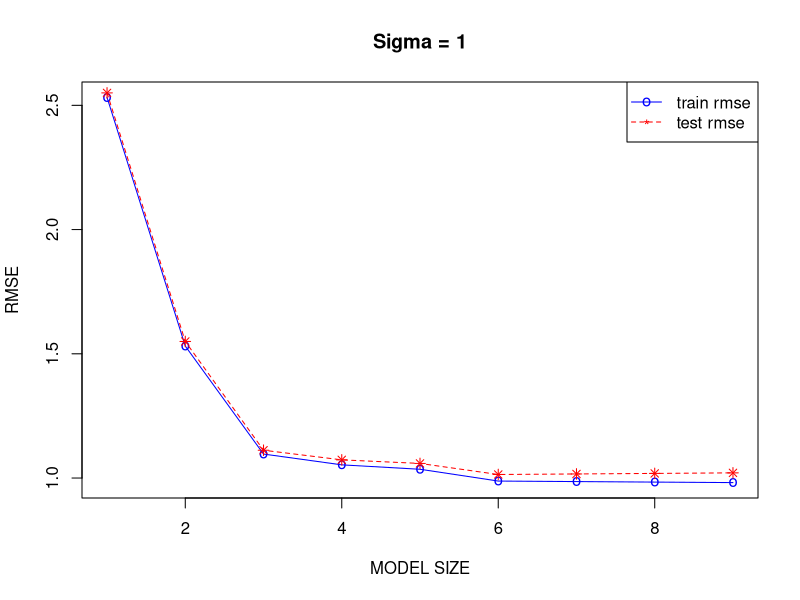
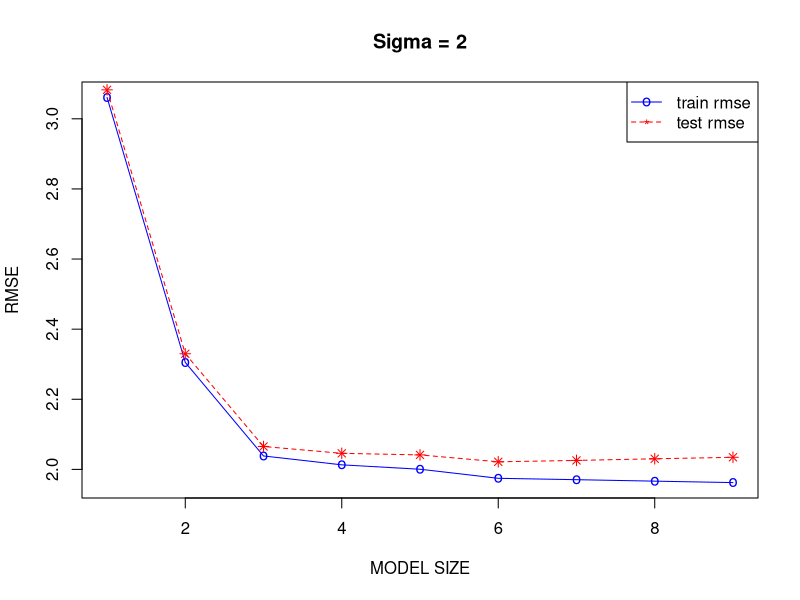
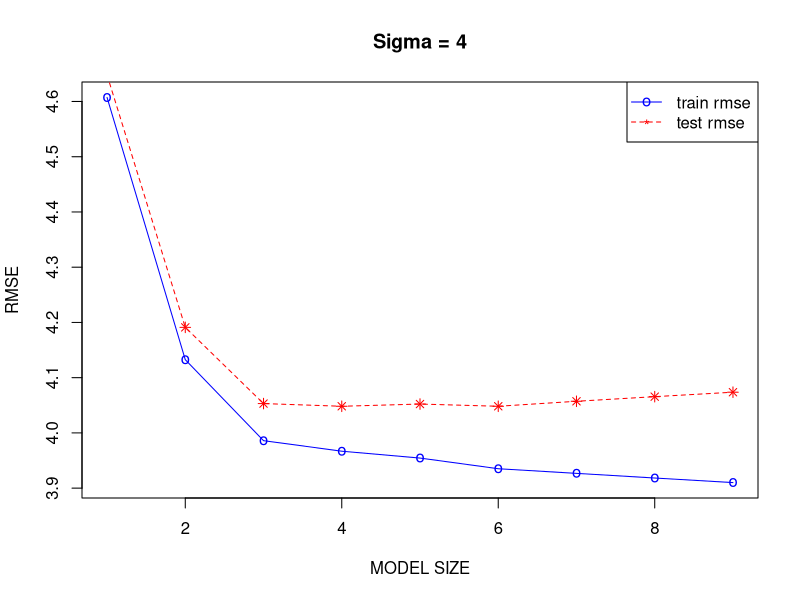
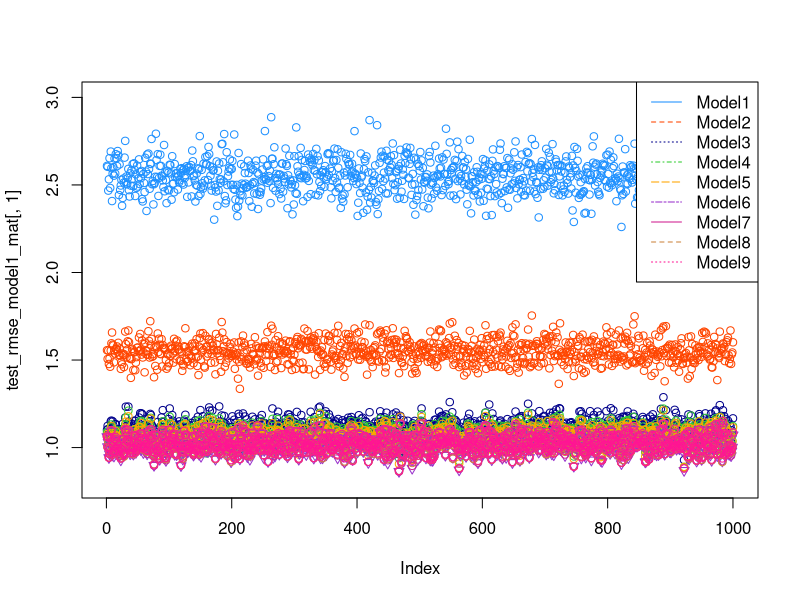
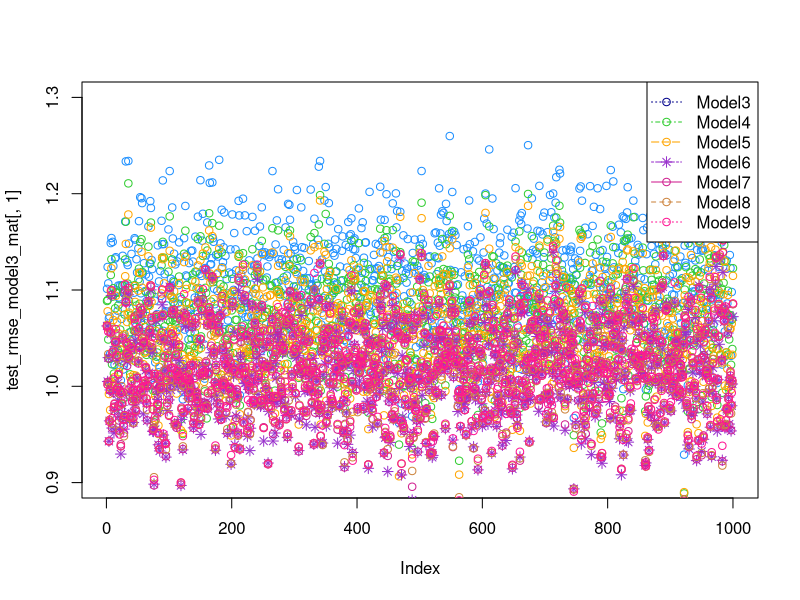
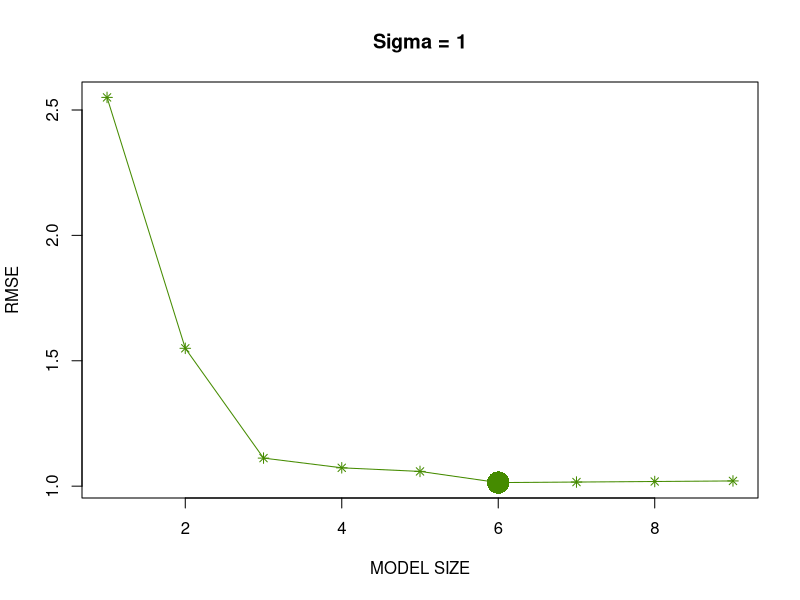
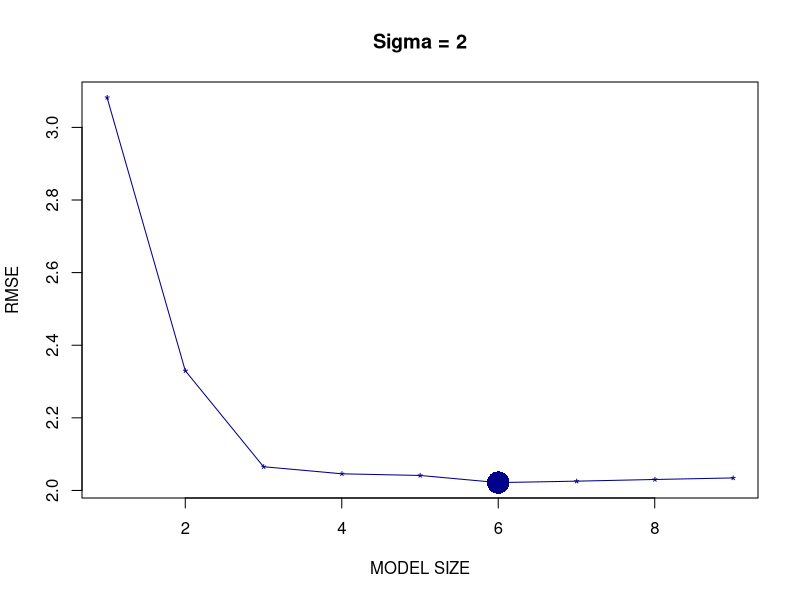
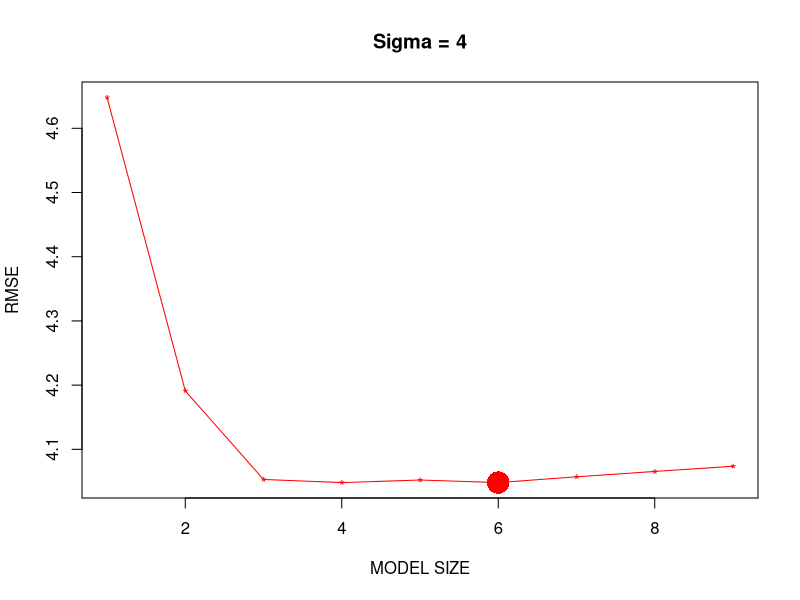

Source code (R) for these figures, in order: (Note: a time limit stopped this script after it produced the figures.)
## ---- chunk 1
birthday = 19770411
set.seed(birthday)

beta_0 = 3
beta_1 = 1
beta_2 = 1
beta_3 = 1
n = 25
sigma = c(1,5,10)

exer_data = read.csv("study_1.csv")

for(s in 1:length(sigma)){
  epsilon = rnorm(n,mean = 0,sd = sigma[s])
  exer_data[,1] = beta_0 + beta_1 * exer_data[,2] + beta_2 * exer_data[,3] + beta_3 * exer_data[,4] + epsilon
  null_model = lm(y~1,data=exer_data)
  full_model = lm(y~x1+x2+x3,data=exer_data)
  print (paste("Sigma:",sigma[s]," F Statistics:",anova(null_model,full_model)$F[2],"P Value:",anova(null_model,full_model)$'Pr(>F)'[2], "R Squared:",summary(full_model)$r.squared))
}
## ---- chunk 2
birthday = 19770411
set.seed(birthday)

beta_0 = 3
beta_1 = 0
beta_2 = 0
beta_3 = 0
n = 25
sigma = c(1,5,10)

exer_data = read.csv("study_1.csv")

for(s in 1:length(sigma)){
  epsilon = rnorm(n,mean = 0,sd = sigma[s])
  exer_data[,1] = beta_0 + beta_1 * exer_data[,2] + beta_2 * exer_data[,3] + beta_3 * exer_data[,4] + epsilon
  null_model = lm(y~1,data=exer_data)
  full_model = lm(y~x1+x2+x3,data=exer_data)
  print (paste("Sigma:",sigma[s]," F Statistics:",anova(null_model,full_model)$F[2],"P Value:",anova(null_model,full_model)$'Pr(>F)'[2], "R Squared:",summary(full_model)$r.squared))
}
## ---- chunk 3
birthday = 19770411
set.seed(birthday)

beta_0 = 0
beta_1 = 5
beta_2 = -4
beta_3 = 1.6
beta_4 = -1.1
beta_5 = 0.7
beta_6 = 0.3
n = 500
no_loop = 1000
sigma = c(1,2,4)
sig_data = read.csv("study_2.csv")


mlr_sim = function(data,sd=1){
  epsilon = rnorm(n,mean = 0,sd = sd)
  data[,1] = beta_0 + beta_1 * data[,2] + beta_2 * data[,3] + beta_3 * data[,4] + beta_4 * data[,5] + beta_5 * data[,6] + beta_6 * data[,7] + epsilon
  data
}
train_rmse_model1_mat = cbind(sigma_1=rep(0,no_loop),sigma_2=rep(0,no_loop),sigma_4=rep(0,no_loop))
train_rmse_model2_mat = cbind(sigma_1=rep(0,no_loop),sigma_2=rep(0,no_loop),sigma_4=rep(0,no_loop))
train_rmse_model3_mat = cbind(sigma_1=rep(0,no_loop),sigma_2=rep(0,no_loop),sigma_4=rep(0,no_loop))
train_rmse_model4_mat = cbind(sigma_1=rep(0,no_loop),sigma_2=rep(0,no_loop),sigma_4=rep(0,no_loop))
train_rmse_model5_mat = cbind(sigma_1=rep(0,no_loop),sigma_2=rep(0,no_loop),sigma_4=rep(0,no_loop))
train_rmse_model6_mat = cbind(sigma_1=rep(0,no_loop),sigma_2=rep(0,no_loop),sigma_4=rep(0,no_loop))
train_rmse_model7_mat = cbind(sigma_1=rep(0,no_loop),sigma_2=rep(0,no_loop),sigma_4=rep(0,no_loop))
train_rmse_model8_mat = cbind(sigma_1=rep(0,no_loop),sigma_2=rep(0,no_loop),sigma_4=rep(0,no_loop))
train_rmse_model9_mat = cbind(sigma_1=rep(0,no_loop),sigma_2=rep(0,no_loop),sigma_4=rep(0,no_loop))

test_rmse_model1_mat = cbind(sigma_1=rep(0,no_loop),sigma_2=rep(0,no_loop),sigma_4=rep(0,no_loop))
test_rmse_model2_mat = cbind(sigma_1=rep(0,no_loop),sigma_2=rep(0,no_loop),sigma_4=rep(0,no_loop))
test_rmse_model3_mat = cbind(sigma_1=rep(0,no_loop),sigma_2=rep(0,no_loop),sigma_4=rep(0,no_loop))
test_rmse_model4_mat = cbind(sigma_1=rep(0,no_loop),sigma_2=rep(0,no_loop),sigma_4=rep(0,no_loop))
test_rmse_model5_mat = cbind(sigma_1=rep(0,no_loop),sigma_2=rep(0,no_loop),sigma_4=rep(0,no_loop))
test_rmse_model6_mat = cbind(sigma_1=rep(0,no_loop),sigma_2=rep(0,no_loop),sigma_4=rep(0,no_loop))
test_rmse_model7_mat = cbind(sigma_1=rep(0,no_loop),sigma_2=rep(0,no_loop),sigma_4=rep(0,no_loop))
test_rmse_model8_mat = cbind(sigma_1=rep(0,no_loop),sigma_2=rep(0,no_loop),sigma_4=rep(0,no_loop))
test_rmse_model9_mat = cbind(sigma_1=rep(0,no_loop),sigma_2=rep(0,no_loop),sigma_4=rep(0,no_loop))
train_rmse_mat = cbind(sigma_1=rep(0,9),sigma_2=rep(0,9),sigma_4=rep(0,9))
test_rmse_mat = cbind(sigma_1=rep(0,9),sigma_2=rep(0,9),sigma_4=rep(0,9))

for(s in 1:length(sigma)){
  model1_counter = 0 
  model2_counter = 0 
  model3_counter = 0 
  model4_counter = 0 
  model5_counter = 0 
  model6_counter = 0 
  model7_counter = 0 
  model8_counter = 0 
  model9_counter = 0 
  
  for(i in 1:no_loop){
    #epsilon = rnorm(n,mean = 0, sd = sigma[s])
    mlr_data=mlr_sim(sig_data,sd=sigma[s])
    
    trn_idx = sample(1:nrow(mlr_data), 250)
    n_test = nrow(mlr_data) - length(trn_idx)
    
    model1 = lm(y~x1,data=mlr_data[trn_idx,])
    model2 = lm(y~x1+x2,data=mlr_data[trn_idx,])
    model3 = lm(y~x1+x2+x3,data=mlr_data[trn_idx,])
    model4 = lm(y~x1+x2+x3+x4,data=mlr_data[trn_idx,])
    model5 = lm(y~x1+x2+x3+x4+x5,data=mlr_data[trn_idx,])
    model6 = lm(y~x1+x2+x3+x4+x5+x6,data=mlr_data[trn_idx,])
    model7 = lm(y~x1+x2+x3+x4+x5+x6+x7,data=mlr_data[trn_idx,])
    model8 = lm(y~x1+x2+x3+x4+x5+x6+x7+x8,data=mlr_data[trn_idx,])
    model9 = lm(y~x1+x2+x3+x4+x5+x6+x7+x8+x9,data=mlr_data[trn_idx,])
    
    model1_counter = model1_counter + 1
    model2_counter = model2_counter + 1
    model3_counter = model3_counter + 1 
    model4_counter = model4_counter + 1 
    model5_counter = model5_counter + 1
    model6_counter = model6_counter + 1 
    model7_counter = model7_counter + 1
    model8_counter = model8_counter + 1
    model9_counter = model9_counter + 1
    
    newdata_model1 = subset(mlr_data[-trn_idx,],select=c("x1"))
    newdata_model2 = subset(mlr_data[-trn_idx,],select=c("x1","x2"))
    newdata_model3 = subset(mlr_data[-trn_idx,],select=c("x1","x2","x3"))
    newdata_model4 = subset(mlr_data[-trn_idx,],select=c("x1","x2","x3","x4"))
    newdata_model5 = subset(mlr_data[-trn_idx,],select=c("x1","x2","x3","x4","x5"))
    newdata_model6 = subset(mlr_data[-trn_idx,],select=c("x1","x2","x3","x4","x5","x6"))
    newdata_model7 = subset(mlr_data[-trn_idx,],select=c("x1","x2","x3","x4","x5","x6","x7"))
    newdata_model8 = subset(mlr_data[-trn_idx,],select=c("x1","x2","x3","x4","x5","x6","x7","x8"))
    newdata_model9 = subset(mlr_data[-trn_idx,],select=c("x1","x2","x3","x4","x5","x6","x7","x8","x9"))    
    
    train_rmse_model1 = sqrt(sum((mlr_data[trn_idx,]$y - predict(model1))^2) / length(trn_idx))
    train_rmse_model2 = sqrt(sum((mlr_data[trn_idx,]$y - predict(model2))^2) / length(trn_idx))
    train_rmse_model3 = sqrt(sum((mlr_data[trn_idx,]$y - predict(model3))^2) / length(trn_idx))
    train_rmse_model4 = sqrt(sum((mlr_data[trn_idx,]$y - predict(model4))^2) / length(trn_idx))
    train_rmse_model5 = sqrt(sum((mlr_data[trn_idx,]$y - predict(model5))^2) / length(trn_idx))
    train_rmse_model6 = sqrt(sum((mlr_data[trn_idx,]$y - predict(model6))^2) / length(trn_idx))
    train_rmse_model7 = sqrt(sum((mlr_data[trn_idx,]$y - predict(model7))^2) / length(trn_idx))
    train_rmse_model8 = sqrt(sum((mlr_data[trn_idx,]$y - predict(model8))^2) / length(trn_idx))
    train_rmse_model9 = sqrt(sum((mlr_data[trn_idx,]$y - predict(model9))^2) / length(trn_idx))
    train_rmse_model1_mat[i,s] = train_rmse_model1
    train_rmse_model2_mat[i,s] = train_rmse_model2
    train_rmse_model3_mat[i,s] = train_rmse_model3
    train_rmse_model4_mat[i,s] = train_rmse_model4
    train_rmse_model5_mat[i,s] = train_rmse_model5
    train_rmse_model6_mat[i,s] = train_rmse_model6
    train_rmse_model7_mat[i,s] = train_rmse_model7
    train_rmse_model8_mat[i,s] = train_rmse_model8
    train_rmse_model9_mat[i,s] = train_rmse_model9    
    
    test_rmse_model1 = sqrt(sum((mlr_data[-trn_idx,]$y - predict(model1,newdata=newdata_model1))^2) / n_test)
    test_rmse_model2 = sqrt(sum((mlr_data[-trn_idx,]$y - predict(model2,newdata=newdata_model2))^2) / n_test)
    test_rmse_model3 = sqrt(sum((mlr_data[-trn_idx,]$y - predict(model3,newdata=newdata_model3))^2) / n_test)
    test_rmse_model4 = sqrt(sum((mlr_data[-trn_idx,]$y - predict(model4,newdata=newdata_model4))^2) / n_test)
    test_rmse_model5 = sqrt(sum((mlr_data[-trn_idx,]$y - predict(model5,newdata=newdata_model5))^2) / n_test)
    test_rmse_model6 = sqrt(sum((mlr_data[-trn_idx,]$y - predict(model6,newdata=newdata_model6))^2) / n_test)
    test_rmse_model7 = sqrt(sum((mlr_data[-trn_idx,]$y - predict(model7,newdata=newdata_model7))^2) / n_test)
    test_rmse_model8 = sqrt(sum((mlr_data[-trn_idx,]$y - predict(model8,newdata=newdata_model8))^2) / n_test)
    test_rmse_model9 = sqrt(sum((mlr_data[-trn_idx,]$y - predict(model9,newdata=newdata_model9))^2) / n_test)
    test_rmse_model1_mat[i,s] = test_rmse_model1
    test_rmse_model2_mat[i,s] = test_rmse_model2
    test_rmse_model3_mat[i,s] = test_rmse_model3
    test_rmse_model4_mat[i,s] = test_rmse_model4
    test_rmse_model5_mat[i,s] = test_rmse_model5
    test_rmse_model6_mat[i,s] = test_rmse_model6
    test_rmse_model7_mat[i,s] = test_rmse_model7
    test_rmse_model8_mat[i,s] = test_rmse_model8
    test_rmse_model9_mat[i,s] = test_rmse_model9
  }
  
  print (paste("Number of times the model : 1 trained for alpha:",sigma[s]," is: ",model1_counter))
  print (paste("Number of times the model : 2 trained for alpha:",sigma[s]," is: ",model2_counter))
  print (paste("Number of times the model : 3 trained for alpha:",sigma[s]," is: ",model3_counter))
  print (paste("Number of times the model : 4 trained for alpha:",sigma[s]," is: ",model4_counter))
  print (paste("Number of times the model : 5 trained for alpha:",sigma[s]," is: ",model5_counter))
  print (paste("Number of times the model : 6 trained for alpha:",sigma[s]," is: ",model6_counter))  
  print (paste("Number of times the model : 7 trained for alpha:",sigma[s]," is: ",model7_counter))  
  print (paste("Number of times the model : 8 trained for alpha:",sigma[s]," is: ",model8_counter))  
  print (paste("Number of times the model : 9 trained for alpha:",sigma[s]," is: ",model9_counter))  

}
for(s in 1:length(sigma)){
  train_rmse_mat[1,s] = mean(train_rmse_model1_mat[,s])
  train_rmse_mat[2,s] = mean(train_rmse_model2_mat[,s])
  train_rmse_mat[3,s] = mean(train_rmse_model3_mat[,s])
  train_rmse_mat[4,s] = mean(train_rmse_model4_mat[,s])
  train_rmse_mat[5,s] = mean(train_rmse_model5_mat[,s])
  train_rmse_mat[6,s] = mean(train_rmse_model6_mat[,s])
  train_rmse_mat[7,s] = mean(train_rmse_model7_mat[,s])
  train_rmse_mat[8,s] = mean(train_rmse_model8_mat[,s])
  train_rmse_mat[9,s] = mean(train_rmse_model9_mat[,s])  
  
  test_rmse_mat[1,s] = mean(test_rmse_model1_mat[,s])
  test_rmse_mat[2,s] = mean(test_rmse_model2_mat[,s])
  test_rmse_mat[3,s] = mean(test_rmse_model3_mat[,s])
  test_rmse_mat[4,s] = mean(test_rmse_model4_mat[,s])
  test_rmse_mat[5,s] = mean(test_rmse_model5_mat[,s])
  test_rmse_mat[6,s] = mean(test_rmse_model6_mat[,s])
  test_rmse_mat[7,s] = mean(test_rmse_model7_mat[,s])
  test_rmse_mat[8,s] = mean(test_rmse_model8_mat[,s])
  test_rmse_mat[9,s] = mean(test_rmse_model9_mat[,s])
}
## ---- chunk 4
plot(seq(1,9), train_rmse_mat[,1], type="o", col="blue", pch="o", lty=1,main="Sigma = 1",xlab = "MODEL SIZE",ylab = "RMSE")
points(seq(1,9), test_rmse_mat[,1], col="red", pch=8)
lines(seq(1,9), test_rmse_mat[,1], col="red",lty=2)
legend("topright",legend=c("train rmse","test rmse"), col=c("blue","red"),pch=c("o","*"),lty=c(1,2), ncol=1)
## ---- chunk 5
plot(seq(1,9), train_rmse_mat[,2], type="o", col="blue", pch="o", lty=1,main="Sigma = 2",xlab = "MODEL SIZE",ylab = "RMSE")
points(seq(1,9), test_rmse_mat[,2], col="red", pch=8)
lines(seq(1,9), test_rmse_mat[,2], col="red",lty=2)
legend("topright",legend=c("train rmse","test rmse"), col=c("blue","red"),pch=c("o","*"),lty=c(1,2), ncol=1)
## ---- chunk 6
plot(seq(1,9), train_rmse_mat[,3], type="o", col="blue", pch="o", lty=1,main="Sigma = 4",xlab = "MODEL SIZE",ylab = "RMSE")
points(seq(1,9), test_rmse_mat[,3], col="red", pch=8)
lines(seq(1,9), test_rmse_mat[,3], col="red",lty=2)
legend("topright",legend=c("train rmse","test rmse"), col=c("blue","red"),pch=c("o","*"),lty=c(1,2), ncol=1)
## ---- chunk 7
plot(test_rmse_model1_mat[,1],col="dodgerblue",ylim=(c(0.8,3)),pch=1,lty=1,)
points(test_rmse_model2_mat[,1], col="orangered",ylim=(c(0.8,3)),pch=1,lty=2)
points(test_rmse_model3_mat[,1], col="blue4",ylim=(c(0.8,3)),pch=1,lty=3)
points(test_rmse_model4_mat[,1], col="limegreen",ylim=(c(0.8,3)),pch=1,lty=3)
points(test_rmse_model5_mat[,1], col="orange",ylim=(c(0.8,3)),pch=1,lty=4)
points(test_rmse_model6_mat[,1], col="darkorchid",ylim=(c(0.8,3)),pch=6,lty=5)
points(test_rmse_model7_mat[,1], col="violetred",ylim=(c(0.8,3)),pch=1,lty=6)
points(test_rmse_model8_mat[,1], col="tan3",ylim=(c(0.8,3)),pch=1,lty=7)
points(test_rmse_model9_mat[,1], col="deeppink",ylim=(c(0.8,3)),pch=1,lty=8)
legend("topright",legend=c("Model1","Model2","Model3","Model4","Model5","Model6","Model7","Model8","Model9"),col=c("dodgerblue","orangered","blue4","limegreen","orange","darkorchid","violetred","tan3","deeppink"),lty=c(1,2,3,4,5,6,7,8,9))
## ---- chunk 8
plot(test_rmse_model3_mat[,1], col="dodgerblue",ylim=(c(0.9,1.3)),pch=1,lty=3)
points(test_rmse_model4_mat[,1], col="limegreen",ylim=(c(0.9,1.3)),pch=1,lty=3)
points(test_rmse_model5_mat[,1], col="orange",ylim=(c(0.9,1.3)),pch=1,lty=4)
points(test_rmse_model6_mat[,1], col="darkorchid",ylim=(c(0.9,1.3)),pch=8,lty=5)
points(test_rmse_model7_mat[,1], col="violetred",ylim=(c(0.9,1.3)),pch=1,lty=6)
points(test_rmse_model8_mat[,1], col="tan3",ylim=(c(0.9,1.3)),pch=1,lty=7)
points(test_rmse_model9_mat[,1], col="deeppink",ylim=(c(0.9,1.3)),pch=1,lty=8)
legend("topright",legend=c("Model3","Model4","Model5","Model6","Model7","Model8","Model9"),col=c("blue4","limegreen","orange","darkorchid","violetred","tan3","deeppink"),pch=c(1,1,1,8,1,1),lty=c(3,4,5,6,7,8,9))
## ---- chunk 9
plot(seq(1,9), test_rmse_mat[,1], type="o", col="chartreuse4", pch=8, lty=1,main="Sigma = 1",xlab = "MODEL SIZE",ylab = "RMSE")
points(6, min(test_rmse_mat[,1]), col="chartreuse4",pch=16,cex=3) #This is to highlight the point where the RMSE is minimum for sigma = 1
## ---- chunk 10
plot(seq(1,9), test_rmse_mat[,2], type="o", col="blue4", pch="*", lty=1,main="Sigma = 2",xlab = "MODEL SIZE",ylab = "RMSE")
points(6, min(test_rmse_mat[,2]), col="blue4",pch=16,cex=3) #This is to highlight the point where the RMSE is minimum for sigma = 2
## ---- chunk 11
plot(seq(1,9), test_rmse_mat[,3], type="o", col="red", pch="*", lty=1,main="Sigma = 4",xlab = "MODEL SIZE",ylab = "RMSE")
points(6, min(test_rmse_mat[,3]), col="red",pch=16,cex=3) #This is to highlight the point where the RMSE is minimum for sigma = 4
## ---- chunk 12
plot(seq(1,9), test_rmse_mat[,3], col="red",lty=1,ylim=c(0.5,5),xlab="MODEL SIZE",ylab="RMSE")
lines(seq(1,9), test_rmse_mat[,3], col="red",lty=1)
points(6, min(test_rmse_mat[,3]), col="red",pch=16,cex=3) #This is to highlight the point where the RMSE is minimum for sigma = 4
points(seq(1,9), test_rmse_mat[,2], col="blue4",lty=2)
lines(seq(1,9), test_rmse_mat[,2], col="blue4",lty=2)
points(6, min(test_rmse_mat[,2]), col="blue4",pch=16,cex=3) #This is to highlight the point where the RMSE is minimum for sigma = 2
points(seq(1,9), test_rmse_mat[,1], col="chartreuse4",lty=3)
lines(seq(1,9), test_rmse_mat[,1], col="chartreuse4",lty=3)
points(6, min(test_rmse_mat[,1]), col="chartreuse4",pch=16,cex=3) #This is to highlight the point where the RMSE is minimum for sigma = 1
legend("topright",legend=c("sigma = 4","sigma = 2","simga = 1"),col=c("red","blue4","chartreuse4"),lty=c(1,2,3))
## ---- chunk 13
birthday = 19770411
set.seed(birthday)

alpha = 0.05
beta_1 = seq(from=-2,to=2,by=0.1)
sigma = c(1,2,4)
n = c(10,20,30)
no_loop = 1000

slr_sim = function(n_in,sd=1,beta_1_in=-2){
  x_values = seq(0, 5, length = n_in)
  epsilon = rnorm(n_in,mean = 0,sd = sd)
  y = beta_1_in * x_values + epsilon
  data.frame(predictor = x_values,response=y)
}

model_sim = cbind(beta_1_sim_val=rep(0,length(beta_1)),n_10_sigma_1=rep(0,length(beta_1)),n_20_sigma_1=rep(0,length(beta_1)),n_30_sigma_1=rep(0,length(beta_1)),n_10_sigma_2=rep(0,length(beta_1)),n_20_sigma_2=rep(0,length(beta_1)),n_30_sigma_2=rep(0,length(beta_1)),n_10_sigma_4=rep(0,length(beta_1)),n_20_sigma_4=rep(0,length(beta_1)),n_30_sigma_1=rep(0,length(beta_1)))

model_sim[,1] = seq(from=-2,to=2,by=0.1)
extra_counter = 0

for(s in 1:length(sigma)){ #sigma = c(1,2,4)
  for (n_s in 1:length(n)){ #n = c(10,20,30)
    for (b in 1:length(beta_1)){ # beta_1 = seq(from=-2,to=2,by=0.1)
      tot_sum_signifincace_sim = 0
      for(i in 1:no_loop){
        slr_data = slr_sim(n_in = n[n_s], sd = sigma[s], beta_1_in = beta_1[b] )
        model = lm(response~predictor, data = slr_data)
        model_p_val = summary(model)$coefficient[2,4]
        tot_sum_signifincace_sim = tot_sum_signifincace_sim + ifelse(model_p_val<alpha,1,0)
      }
      power_sim_beta = tot_sum_signifincace_sim / no_loop
      model_sim[b,s+n_s+extra_counter] = power_sim_beta    
      print (paste("Sigma:",sigma[s]," n:",n[n_s]," beta_1:",beta_1[b]," Signifiance_Sum:",tot_sum_signifincace_sim, " Power:",power_sim_beta))
    }
  }
  extra_counter = extra_counter + 2
}
## ---- chunk 14
plot(model_sim[,1],model_sim[,2], type="o", col="dodgerblue", pch=1, lty=1,main="Sigma = 1",xlab = "beta_1",ylab = "Power")
points(model_sim[,1], model_sim[,3], col="red", pch=8,lty=2)
lines(model_sim[,1], model_sim[,3], col="red",lty=2)
points(model_sim[,1], model_sim[,4], col="darkorchid", pch=16,lty=3)
lines(model_sim[,1], model_sim[,4], col="darkorchid",lty=3)
legend("topright",legend=c("n = 10","n = 20"," n = 30"),col=c("dodgerblue","red","darkorchid"),pch=c(1,8,16),lty=c(1,2,3))
## ---- chunk 15
plot(model_sim[,1],model_sim[,5], type="o", col="dodgerblue", pch=1, lty=1,main="Sigma = 4",xlab = "beta_1",ylab = "Power")
points(model_sim[,1], model_sim[,6], col="red", pch=8,lty=2)
lines(model_sim[,1], model_sim[,6], col="red",lty=2)
points(model_sim[,1], model_sim[,7], col="darkorchid", pch=16,lty=3)
lines(model_sim[,1], model_sim[,7], col="darkorchid",lty=3)
legend("topright",legend=c("n = 10","n = 20"," n = 30"),col=c("dodgerblue","red","darkorchid"),pch=c(1,8,16),lty=c(1,2,3))
## ---- chunk 16
plot(model_sim[,1],model_sim[,8], type="o", col="dodgerblue", pch=1, lty=1,main="Sigma = 2",xlab = "beta_1",ylab = "Power")
points(model_sim[,1], model_sim[,9], col="red", pch=8,lty=2)
lines(model_sim[,1], model_sim[,9], col="red",lty=2)
points(model_sim[,1], model_sim[,10], col="darkorchid", pch=16,lty=3)
lines(model_sim[,1], model_sim[,10], col="darkorchid",lty=3)
legend("topright",legend=c("n = 10","n = 20"," n = 30"),col=c("dodgerblue","red","darkorchid"),pch=c(1,8,16),lty=c(1,2,3))
## ---- chunk 17
plot(model_sim[,1],model_sim[,2], type="o", col="dodgerblue", pch=1, lty=1,main="Effect of sigma (1,2,4) on the Power",xlab = "beta_1",ylab = "Power")
points(model_sim[,1], model_sim[,3], col="dodgerblue", pch=1,lty=1)
lines(model_sim[,1], model_sim[,3], col="dodgerblue",lty=1)
points(model_sim[,1], model_sim[,4], col="dodgerblue", pch=1,lty=1)
lines(model_sim[,1], model_sim[,4], col="dodgerblue",lty=1)

points(model_sim[,1],model_sim[,5], type="o", col="green", pch=1, lty=2)
lines(model_sim[,1],model_sim[,5], type="o", col="green", pch=1, lty=2)
points(model_sim[,1], model_sim[,6], col="green", pch=1,lty=2)
lines(model_sim[,1], model_sim[,6], col="green",lty=2)
points(model_sim[,1], model_sim[,7], col="green", pch=1,lty=2)
lines(model_sim[,1], model_sim[,7], col="green",lty=2)

points(model_sim[,1],model_sim[,8], type="o", col="red", pch=1, lty=3)
lines(model_sim[,1],model_sim[,8], type="o", col="red", pch=1, lty=3)
points(model_sim[,1], model_sim[,9], col="red", pch=1,lty=3)
lines(model_sim[,1], model_sim[,9], col="red",lty=3)
points(model_sim[,1], model_sim[,10], col="red", pch=1,lty=3)
lines(model_sim[,1], model_sim[,10], col="red",lty=3)
legend("topright",legend=c("sigma=1,n=10,20,30","sigma=2,n=10,20,30","sigma=3,n=10,20,30"),col=c("dodgerblue","green","darkorchid","red"),pch=c(1,1,1),lty=c(1,2,3))
## ---- chunk 18
plot(model_sim[,1],model_sim[,2], type="o", col="deeppink", pch=1, lty=1,main="Effect of n (10,20,30) on the Power",xlab = "beta_1",ylab = "Power")
points(model_sim[,1], model_sim[,3], col="darkolivegreen4", pch=1,lty=2)
lines(model_sim[,1], model_sim[,3], col="darkolivegreen4",lty=2)
points(model_sim[,1], model_sim[,4], col="blueviolet", pch=1,lty=3)
lines(model_sim[,1], model_sim[,4], col="blueviolet",lty=3)

points(model_sim[,1],model_sim[,5], type="o", col="deeppink", pch=1, lty=1)
lines(model_sim[,1],model_sim[,5], type="o", col="deeppink", pch=1, lty=1)
points(model_sim[,1], model_sim[,6], col="darkolivegreen4", pch=1,lty=2)
lines(model_sim[,1], model_sim[,6], col="darkolivegreen4",lty=2)
points(model_sim[,1], model_sim[,7], col="blueviolet", pch=1,lty=3)
lines(model_sim[,1], model_sim[,7], col="blueviolet",lty=3)

points(model_sim[,1],model_sim[,8], type="o", col="deeppink", pch=1, lty=1)
lines(model_sim[,1],model_sim[,8], type="o", col="deeppink", pch=1, lty=1)
points(model_sim[,1], model_sim[,9], col="darkolivegreen4", pch=1,lty=2)
lines(model_sim[,1], model_sim[,9], col="darkolivegreen4",lty=2)
points(model_sim[,1], model_sim[,10], col="blueviolet", pch=1,lty=3)
lines(model_sim[,1], model_sim[,10], col="blueviolet",lty=3)
legend("topright",legend=c("sigma=1,2,3,n=10","sigma=1,2,3,n=20","sigma=1,2,3,n=30"),col=c("deeppink","darkolivegreen4","blueviolet"),pch=c(1,1,1),lty=c(1,2,3))
## ---- chunk 19
plot(model_sim[,1],model_sim[,2], type="o", col="dodgerblue", pch=1, lty=1,main="Sigma = 1,2,4 & n = 10,20,30",xlab = "beta_1",ylab = "Power")
points(model_sim[,1], model_sim[,3], col="red", pch=2,lty=2)
lines(model_sim[,1], model_sim[,3], col="red",lty=2)
points(model_sim[,1], model_sim[,4], col="tan1", pch=3,lty=3)
lines(model_sim[,1], model_sim[,4], col="tan1",lty=3)

points(model_sim[,1],model_sim[,5], type="o", col="yellow", pch=4, lty=4)
lines(model_sim[,1],model_sim[,5], type="o", col="yellow", pch=4, lty=4)

points(model_sim[,1], model_sim[,6], col="deeppink", pch=5,lty=5)
lines(model_sim[,1], model_sim[,6], col="deeppink",lty=5)
points(model_sim[,1], model_sim[,7], col="darkolivegreen4", pch=6,lty=6)
lines(model_sim[,1], model_sim[,7], col="darkolivegreen4",lty=6)

points(model_sim[,1],model_sim[,8], type="o", col="darkgreen", pch=7, lty=7)
lines(model_sim[,1],model_sim[,8], type="o", col="darkgreen", pch=7, lty=7)

points(model_sim[,1], model_sim[,9], col="darkblue", pch=8,lty=8)
lines(model_sim[,1], model_sim[,9], col="darkblue",lty=8)
points(model_sim[,1], model_sim[,10], col="blueviolet", pch=9,lty=9)
lines(model_sim[,1], model_sim[,10], col="blueviolet",lty=9)

legend("topright",legend=c("sigma=1,n=10","sigma=1,n=20","sigma=1,n=30","sigma=2,n=10","sigma=2,n=20","sigma=2,n=30","sigma=3,n=10","sigma=3,n=20","sigma=3,n=30"),col=c("dodgerblue","red","darkorchid","yellow","deeppink","darkolivegreen4","darkgreen","darkblue","blueviolet"),pch=c(1,2,3,4,5,6,7,8,9),lty=c(1,2,3,4,5,6,7,8,9))
